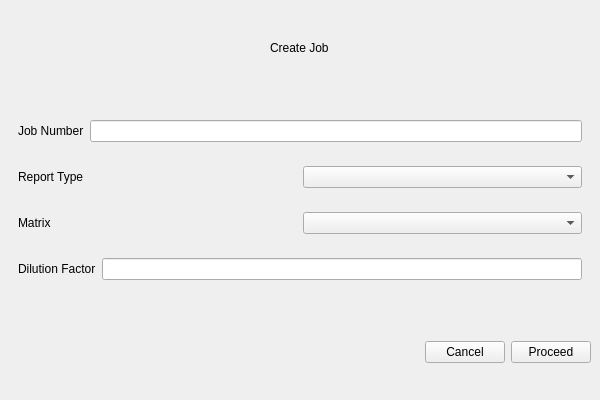
<?xml version="1.0" encoding="UTF-8"?>
<ui version="4.0">
 <class>Form</class>
 <widget class="QWidget" name="Form">
  <property name="geometry">
   <rect>
    <x>0</x>
    <y>0</y>
    <width>600</width>
    <height>400</height>
   </rect>
  </property>
  <property name="maximumSize">
   <size>
    <width>600</width>
    <height>400</height>
   </size>
  </property>
  <property name="windowTitle">
   <string>Form</string>
  </property>
  <property name="styleSheet">
   <string notr="true">QLabel {
	font-weight: bold
}

#info_widget &gt; QWidget &gt; QLabel{
	min-width:100px; 
	max-width:100px;
} 

#header_widget{ 
	
} 

#bottom_widget &gt; QPushButton{
	min-width:100px; 
	max-width:100px; 
} </string>
  </property>
  <layout class="QVBoxLayout" name="verticalLayout">
   <property name="leftMargin">
    <number>0</number>
   </property>
   <property name="topMargin">
    <number>0</number>
   </property>
   <property name="rightMargin">
    <number>0</number>
   </property>
   <property name="bottomMargin">
    <number>0</number>
   </property>
   <item>
    <widget class="QWidget" name="header_widget" native="true">
     <layout class="QHBoxLayout" name="horizontalLayout_6">
      <item alignment="Qt::AlignHCenter">
       <widget class="QLabel" name="label_5">
        <property name="text">
         <string>Create Job</string>
        </property>
       </widget>
      </item>
     </layout>
    </widget>
   </item>
   <item>
    <widget class="QWidget" name="info_widget" native="true">
     <layout class="QVBoxLayout" name="verticalLayout_2">
      <item>
       <widget class="QWidget" name="widget" native="true">
        <layout class="QHBoxLayout" name="horizontalLayout">
         <item>
          <widget class="QLabel" name="label">
           <property name="text">
            <string>Job Number</string>
           </property>
          </widget>
         </item>
         <item>
          <widget class="QLineEdit" name="jobNum"/>
         </item>
        </layout>
       </widget>
      </item>
      <item>
       <widget class="QWidget" name="widget_2" native="true">
        <layout class="QHBoxLayout" name="horizontalLayout_2">
         <item>
          <widget class="QLabel" name="label_2">
           <property name="text">
            <string>Report Type </string>
           </property>
          </widget>
         </item>
         <item>
          <widget class="QComboBox" name="reportType"/>
         </item>
        </layout>
       </widget>
      </item>
      <item>
       <widget class="QWidget" name="widget_3" native="true">
        <layout class="QHBoxLayout" name="horizontalLayout_3">
         <item>
          <widget class="QLabel" name="label_3">
           <property name="text">
            <string>Matrix</string>
           </property>
          </widget>
         </item>
         <item>
          <widget class="QComboBox" name="parameter"/>
         </item>
        </layout>
       </widget>
      </item>
      <item>
       <widget class="QWidget" name="widget_4" native="true">
        <layout class="QHBoxLayout" name="horizontalLayout_4">
         <item>
          <widget class="QLabel" name="label_4">
           <property name="text">
            <string>Dilution Factor</string>
           </property>
          </widget>
         </item>
         <item>
          <widget class="QLineEdit" name="dilution"/>
         </item>
        </layout>
       </widget>
      </item>
     </layout>
    </widget>
   </item>
   <item>
    <widget class="QWidget" name="bottom_widget" native="true">
     <layout class="QHBoxLayout" name="horizontalLayout_5">
      <item>
       <spacer name="horizontalSpacer">
        <property name="orientation">
         <enum>Qt::Horizontal</enum>
        </property>
        <property name="sizeHint" stdset="0">
         <size>
          <width>40</width>
          <height>20</height>
         </size>
        </property>
       </spacer>
      </item>
      <item>
       <widget class="QPushButton" name="cancelBtn">
        <property name="text">
         <string>Cancel</string>
        </property>
       </widget>
      </item>
      <item>
       <widget class="QPushButton" name="proceedBtn">
        <property name="text">
         <string>Proceed</string>
        </property>
       </widget>
      </item>
     </layout>
    </widget>
   </item>
  </layout>
 </widget>
 <resources/>
 <connections/>
</ui>
